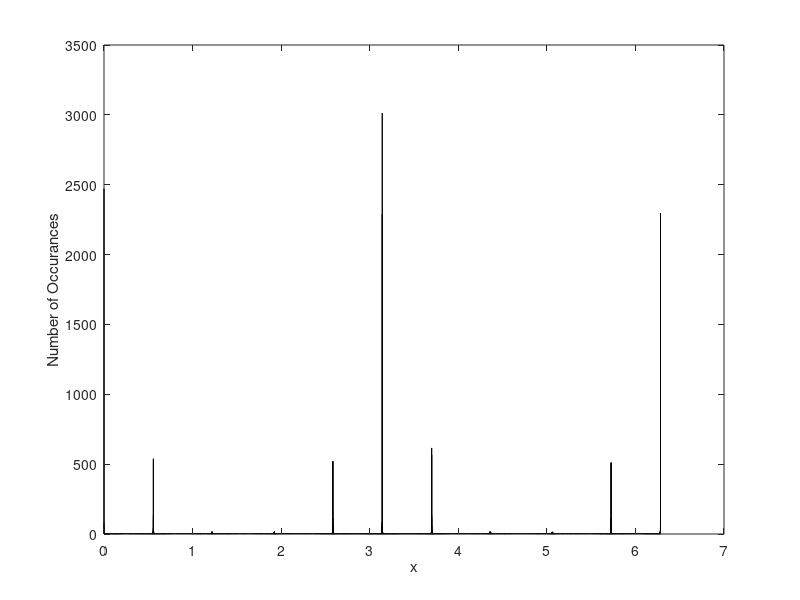

MATLAB code to generate this figure:
clear all

N = 10000;

w1 = zeros(1,N+1);
x1 = w1;

w2 = w1;
x2 = x1;

w3 = w1;
x3 = x1;

w4 = w1;
x4 = x1;

B = pi/3;
mu = .99;
C = 0.05;

w1(1) = 0;
x1(1) = pi + .1;

w2(1) = 0.1;
x2(1) = pi;

w3(1) = 0;
x3(1) = pi - .1;

w4(1) = -.1;
x4(1) = pi;

for n = 1:N

psi1 = (cos(B)*sin(3*(x1(n)-pi/2))+sin(B)*sin(5*(x1(n)-pi/2)))/sqrt(pi);
dpsi1 = (3*cos(B)*cos(3*(x1(n)-pi/2))+5*sin(B)*cos(5*(x1(n)-pi/2)))/sqrt(pi);

w1(n+1) = mu*(w1(n)+psi1);
x1(n+1) = mod(x1(n) - C*w1(n)*dpsi1,2*pi);

psi2 = (cos(B)*sin(3*(x2(n)-pi/2))+sin(B)*sin(5*(x2(n)-pi/2)))/sqrt(pi);
dpsi2 = (3*cos(B)*cos(3*(x2(n)-pi/2))+5*sin(B)*cos(5*(x2(n)-pi/2)))/sqrt(pi);

w2(n+1) = mu*(w2(n)+psi2);
x2(n+1) = mod(x2(n) - C*w2(n)*dpsi2,2*pi);

psi3 = (cos(B)*sin(3*(x3(n)-pi/2))+sin(B)*sin(5*(x3(n)-pi/2)))/sqrt(pi);
dpsi3 = (3*cos(B)*cos(3*(x3(n)-pi/2))+5*sin(B)*cos(5*(x3(n)-pi/2)))/sqrt(pi);

w3(n+1) = mu*(w3(n)+psi3);
x3(n+1) = mod(x3(n) - C*w3(n)*dpsi3,2*pi);

psi4 = (cos(B)*sin(3*(x4(n)-pi/2))+sin(B)*sin(5*(x4(n)-pi/2)))/sqrt(pi);
dpsi4 = (3*cos(B)*cos(3*(x4(n)-pi/2))+5*sin(B)*cos(5*(x4(n)-pi/2)))/sqrt(pi);

w4(n+1) = mu*(w4(n)+psi4);
x4(n+1) = mod(x4(n) - C*w4(n)*dpsi4,2*pi);

end

x = [x1 x2 x3 x4];
hist(x,4*N)
alw = 0.75;    % AxesLineWidth
fsz = 28;      % Fontsize
xlabel('x')
ylabel('Number of Occurances')

% h = plot(x1,w1,'b.',x2,w2,'b.',x3,w3,'b.',x4,w4,'b.');
% set(h(1),'MarkerSize',1);
% set(h(2),'MarkerSize',1);
% set(h(3),'MarkerSize',1);
% set(h(4),'MarkerSize',1);
% alw = 0.75;    % AxesLineWidth
% fsz = 12;      % Fontsize
% xlabel('x')
% ylabel('w')
% axis([0 2*pi -6 6])